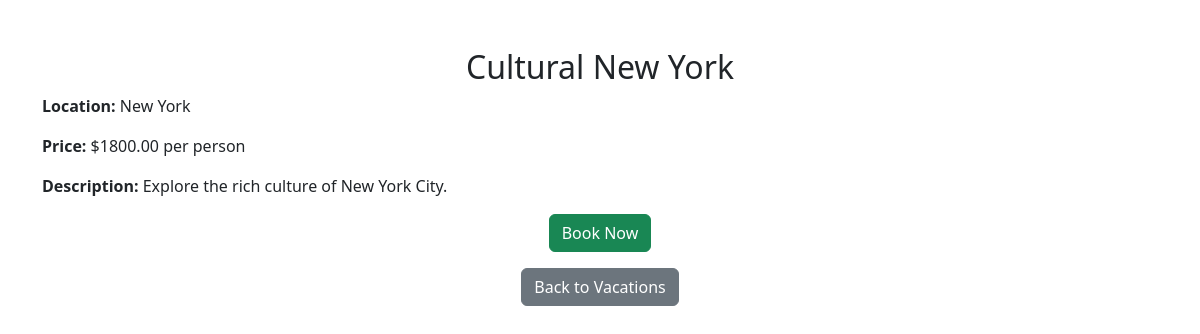
The app's page /vacationdetail.php?vacation=Cultural+New+York with its own data.
### tables this page shows
CREATE TABLE `vacation` (
  `VacationID` int(11) NOT NULL,
  `Title` varchar(100) NOT NULL,
  `Description` text NOT NULL,
  `Price` decimal(10,2) NOT NULL,
  `Destination` varchar(100) NOT NULL,
  `Itinerary` text DEFAULT NULL,
  `Activities` text DEFAULT NULL,
  `AvailableDates` date DEFAULT NULL,
  `Category` varchar(50) DEFAULT NULL,
  `AdminID` int(11) NOT NULL
);

### vacationdetail.php (the view, shortened to what this page needs)
<?php
include 'db.php';
$requestedVacation = $_GET['vacation'] ?? '';
if ($requestedVacation) {
    $stmt = $pdo->prepare("SELECT title, description, price, destination FROM vacation WHERE title = :title");
    $stmt->execute(['title' => $requestedVacation]);
    $foundVacation = $stmt->fetch(PDO::FETCH_ASSOC);
} else {
    $foundVacation = false;
}
if ($foundVacation) {
    $vacationTitle = $foundVacation['title'];
    $vacationDescription = $foundVacation['description'];
    $vacationPrice = $foundVacation['price'];
    $vacationDestination = $foundVacation['destination'];
} else {
    $vacationTitle = "Vacation Not Found";
    $vacationDescription = "The vacation you are looking for does not exist.";
    $vacationPrice = "";
    $vacationDestination = "";
}
?>
<!DOCTYPE html>
<html lang="en">
<head>
    <link href="https://cdn.jsdelivr.net/npm/bootstrap@5.3.0/dist/css/bootstrap.min.css" rel="stylesheet">
</head>
<body>
    <div class="container mt-5">
        <h2 class="text-center"><?php echo htmlspecialchars($vacationTitle); ?></h2>
        <p><strong>Location:</strong> <?php echo htmlspecialchars($vacationDestination); ?></p>
        <p><strong>Price:</strong> $<?php echo htmlspecialchars($vacationPrice); ?> per person</p>
        <p><strong>Description:</strong> <?php echo htmlspecialchars($vacationDescription); ?></p>
        <div class="text-center">
            <form action="confirmBooking.php" method="POST">
                <button type="submit" class="btn btn-success">Book Now</button>
            </form>
            <a href="vacations.php" class="btn btn-secondary mt-3">Back to Vacations</a>
        </div>
    </div>
</body>
</html>

### records on screen
vacation: Title "Cultural New York", Destination "New York", Price "1800.00", Description "Explore the rich culture of New York City."
